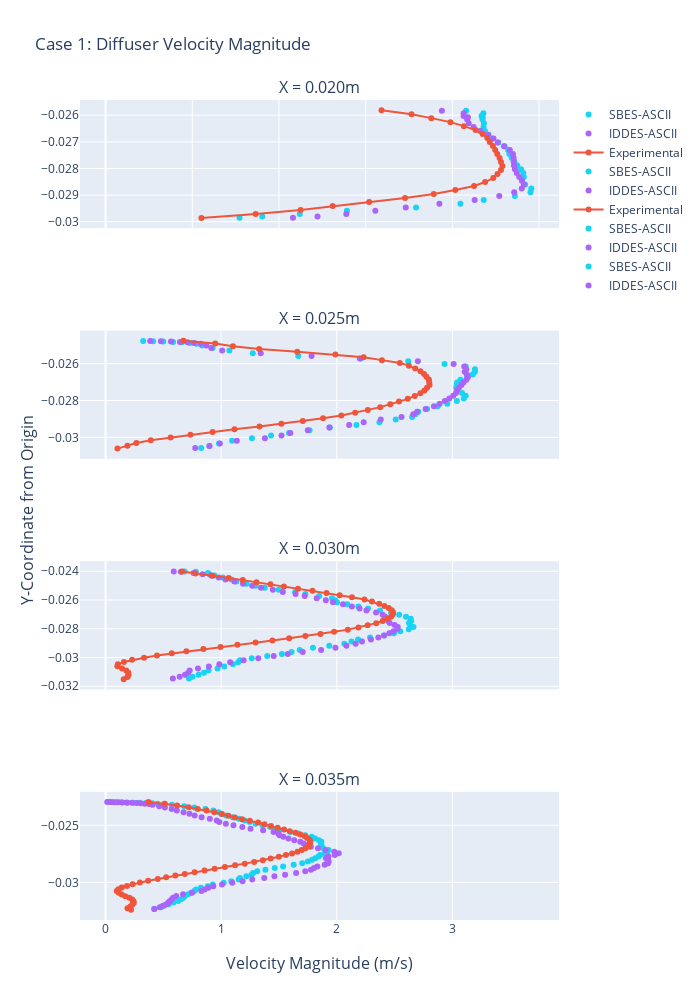

This figure's notebook cell:
### Code cell
color10_16 = ['#636EFA', '#EF553B', '#00CC96', '#AB63FA', '#FFA15A', '#19D3F3', '#FF6692', '#B6E880', '#FF97FF',
              '#FECB52']
fig1 = make_subplots(
    rows=4,
    cols=1,
    shared_xaxes=True,
    x_title="Velocity Magnitude (m/s)",
    y_title="Y-Coordinate from Origin",
    subplot_titles=("X = 0.020m", "X = 0.025m", "X = 0.030m", "X = 0.035m"))

fig1.add_trace(go.Scatter(x=diff_ascii["C1_SBES"]['D1']['velocity-magnitude_bin_mean'],
                          y=diff_ascii["C1_SBES"]["D1"]['y-coordinate_bin_mean'],
                          mode='markers',
                          name='SBES-ASCII',
                          line=dict(color=color10_16[5])),
               row=1, col=1)

fig1.add_trace(go.Scatter(x=diff_ascii["C1_IDDES"]['D1']['velocity-magnitude_bin_mean'],
                          y=diff_ascii["C1_IDDES"]["D1"]['y-coordinate_bin_mean'],
                          mode='markers',
                          name='IDDES-ASCII',
                          line=dict(color=color10_16[3])),
               row=1, col=1)

fig1.add_trace(go.Scatter(x=C1_Experimental["D1"]['Velocity_Magnitude'],
                          y=C1_Experimental["D1"]['y-coord'],
                          mode='markers+lines',
                          name='Experimental',
                          line=dict(color=color10_16[1])),
               row=1, col=1)

fig1.add_trace(go.Scatter(x=diff_ascii["C1_SBES"]['D2']['velocity-magnitude_bin_mean'],
                          y=diff_ascii["C1_SBES"]["D2"]['y-coordinate_bin_mean'],
                          mode='markers',
                          name='SBES-ASCII',
                          line=dict(color=color10_16[5])),
               row=2, col=1)

fig1.add_trace(go.Scatter(x=diff_ascii["C1_IDDES"]['D2']['velocity-magnitude_bin_mean'],
                          y=diff_ascii["C1_IDDES"]["D2"]['y-coordinate_bin_mean'],
                          mode='markers',
                          name='IDDES-ASCII',
                          line=dict(color=color10_16[3])),
               row=2, col=1)

fig1.add_trace(go.Scatter(x=C1_Experimental["D2"]['Velocity_Magnitude'],
                          y=C1_Experimental["D2"]['y-coord'],
                          mode='markers+lines',
                          name='Experimental',
                          line=dict(color=color10_16[1])),
               row=2, col=1)


fig1.add_trace(go.Scatter(x=diff_ascii["C1_SBES"]['D3']['velocity-magnitude_bin_mean'],
                          y=diff_ascii["C1_SBES"]["D3"]['y-coordinate_bin_mean'],
                          mode='markers',
                          name='SBES-ASCII',
                          line=dict(color=color10_16[5])),
               row=3, col=1)

fig1.add_trace(go.Scatter(x=diff_ascii["C1_IDDES"]['D3']['velocity-magnitude_bin_mean'],
                          y=diff_ascii["C1_IDDES"]["D3"]['y-coordinate_bin_mean'],
                          mode='markers',
                          name='IDDES-ASCII',
                          line=dict(color=color10_16[3])),
               row=3, col=1)

fig1.add_trace(go.Scatter(x=C1_Experimental["D3"]['Velocity_Magnitude'],
                          y=C1_Experimental["D3"]['y-coord'],
                          mode='markers+lines',
                          name='Experimental',
                          line=dict(color=color10_16[1]),
                          showlegend=False),
               row=3, col=1)


fig1.add_trace(go.Scatter(x=diff_ascii["C1_SBES"]['D4']['velocity-magnitude_bin_mean'],
                          y=diff_ascii["C1_SBES"]["D4"]['y-coordinate_bin_mean'],
                          mode='markers',
                          name='SBES-ASCII',
                          line=dict(color=color10_16[5])),
               row=4, col=1)

fig1.add_trace(go.Scatter(x=diff_ascii["C1_IDDES"]['D4']['velocity-magnitude_bin_mean'],
                          y=diff_ascii["C1_IDDES"]["D4"]['y-coordinate_bin_mean'],
                          mode='markers',
                          name='IDDES-ASCII',
                          line=dict(color=color10_16[3])),
               row=4, col=1)

fig1.add_trace(go.Scatter(x=C1_Experimental["D4"]['Velocity_Magnitude'],
                          y=C1_Experimental["D4"]['y-coord'],
                          mode='markers+lines',
                          name='Experimental',
                          line=dict(color=color10_16[1]),
                          showlegend=False),
               row=4, col=1)


fig1.update_layout(height=1000, width=700,
                   title_text="Case 1: Diffuser Velocity Magnitude",
                   xaxis=dict(
                       tickmode='linear',
                       tick0=0,
                       dtick=0.75
                   ))

fig1.show()
